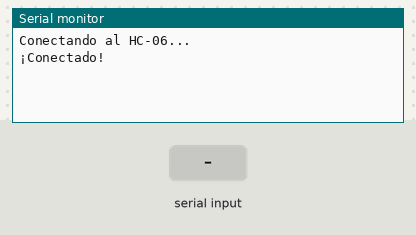
Bench run of a sketch on a simulated ESP32. Parts: the last lines printed to the serial monitor. Inputs (shaded band) come from the test bench. Nothing arrives over Bluetooth unless stated.

Above: at 1.2 s.
1.3 s: "1" received over the second serial link
At 2.3 s:
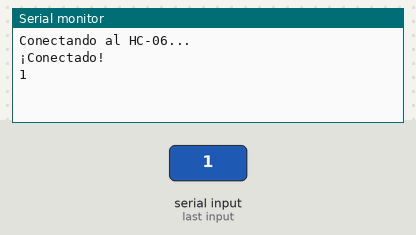
2.8 s: "0" received over the second serial link
At 3.4 s:
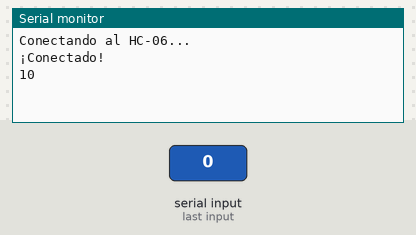

Measured:
- after the input at 1.3 s, the serial monitor: prints a new line at once (image 1)
- after the input at 2.8 s, the serial monitor: prints a new line at once (image 2)

The sketch:

ESP32.ino
```cpp
#include "BluetoothSerial.h"

BluetoothSerial SerialBT;

void setup() {
  Serial.begin(115200);
  SerialBT.begin("ESP32_Master", true);  // true = modo maestro
  Serial.println("Conectando al HC-06...");

  bool conectado = SerialBT.connect("HC-06"); // nombre del módulo

  if (conectado) {
    Serial.println("¡Conectado!");
  } else {
    Serial.println("No se pudo conectar, revisa el nombre/MAC");
  }
}

void loop() {
  if (SerialBT.available()) {
    Serial.write(SerialBT.read());
  }
  if (Serial.available()) {
    SerialBT.write(Serial.read());
  }
}
```
